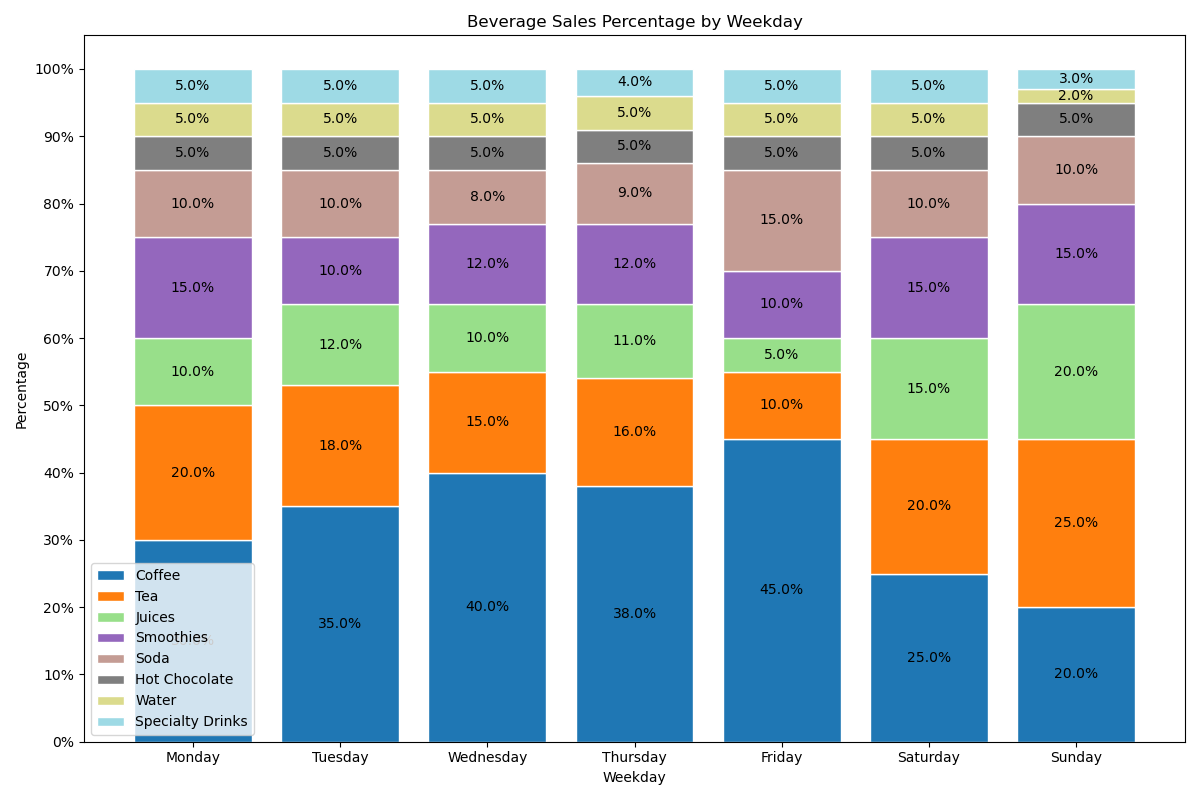

Reproduce this figure in Python.

import matplotlib.pyplot as plt
import numpy as np

# Data from the provided table
data = [
    {'Beverage Type': 'Coffee', 'Monday': '30%', 'Tuesday': '35%', 'Wednesday': '40%', 'Thursday': '38%', 'Friday': '45%', 'Saturday': '25%', 'Sunday': '20%'},
    {'Beverage Type': 'Tea', 'Monday': '20%', 'Tuesday': '18%', 'Wednesday': '15%', 'Thursday': '16%', 'Friday': '10%', 'Saturday': '20%', 'Sunday': '25%'},
    {'Beverage Type': 'Juices', 'Monday': '10%', 'Tuesday': '12%', 'Wednesday': '10%', 'Thursday': '11%', 'Friday': '5%', 'Saturday': '15%', 'Sunday': '20%'},
    {'Beverage Type': 'Smoothies', 'Monday': '15%', 'Tuesday': '10%', 'Wednesday': '12%', 'Thursday': '12%', 'Friday': '10%', 'Saturday': '15%', 'Sunday': '15%'},
    {'Beverage Type': 'Soda', 'Monday': '10%', 'Tuesday': '10%', 'Wednesday': '8%', 'Thursday': '9%', 'Friday': '15%', 'Saturday': '10%', 'Sunday': '10%'},
    {'Beverage Type': 'Hot Chocolate', 'Monday': '5%', 'Tuesday': '5%', 'Wednesday': '5%', 'Thursday': '5%', 'Friday': '5%', 'Saturday': '5%', 'Sunday': '5%'},
    {'Beverage Type': 'Water', 'Monday': '5%', 'Tuesday': '5%', 'Wednesday': '5%', 'Thursday': '5%', 'Friday': '5%', 'Saturday': '5%', 'Sunday': '2%'},
    {'Beverage Type': 'Specialty Drinks', 'Monday': '5%', 'Tuesday': '5%', 'Wednesday': '5%', 'Thursday': '4%', 'Friday': '5%', 'Saturday': '5%', 'Sunday': '3%'}
]

# Extract weekday names and beverage types
weekdays = ['Monday', 'Tuesday', 'Wednesday', 'Thursday', 'Friday', 'Saturday', 'Sunday']
beverage_types = [x['Beverage Type'] for x in data]

# Initialize the bottom array for stacking
bottoms = np.zeros(len(weekdays))

# Colors for each beverage type
colors = plt.cm.get_cmap('tab20', len(data))

# Start plotting
plt.figure(figsize=(12, 8))

# Loop over each beverage type and stack them
for idx, beverage in enumerate(data):
    percentages = [float(beverage[day].strip('%')) for day in weekdays]
    plt.bar(weekdays, percentages, bottom=bottoms, color=colors(idx), edgecolor='white', label=beverage['Beverage Type'])
    bottoms += np.array(percentages)  # Update the bottoms for the next stack

# Add some text for labels, title and custom x-axis tick labels, etc.
plt.xticks(weekdays)
plt.xlabel('Weekday')
plt.ylabel('Percentage')
plt.title('Beverage Sales Percentage by Weekday')
plt.legend()

# Customize the y-axis to show percentages
plt.yticks(np.arange(0, 101, 10), [f'{i}%' for i in range(0, 101, 10)])

# Show values on the bars
for i in range(len(weekdays)):
    total_percentage = 0
    for idx, beverage in enumerate(data):
        percent = float(beverage[weekdays[i]].strip('%'))
        height = total_percentage + percent / 2
        plt.text(i, height, f'{percent}%', ha='center', va='center', color='black')
        total_percentage += percent

# Show the plot
plt.tight_layout()
plt.show()
